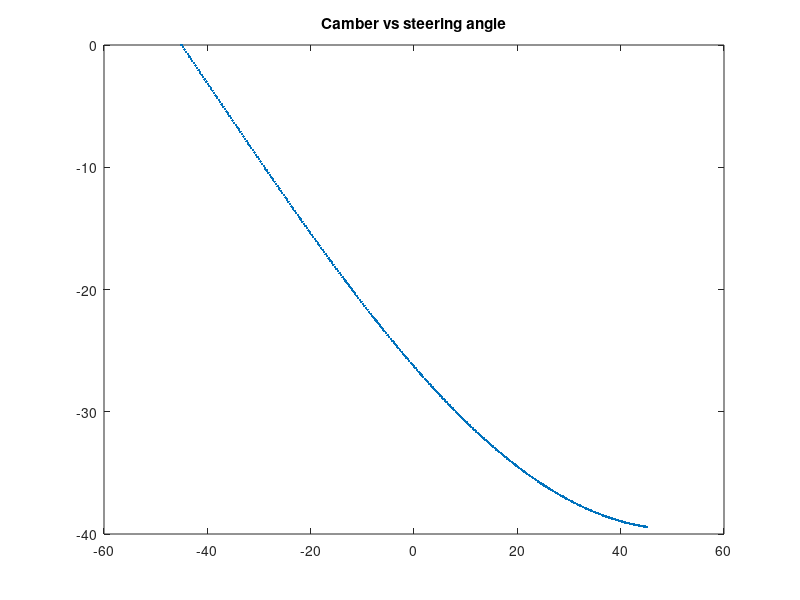
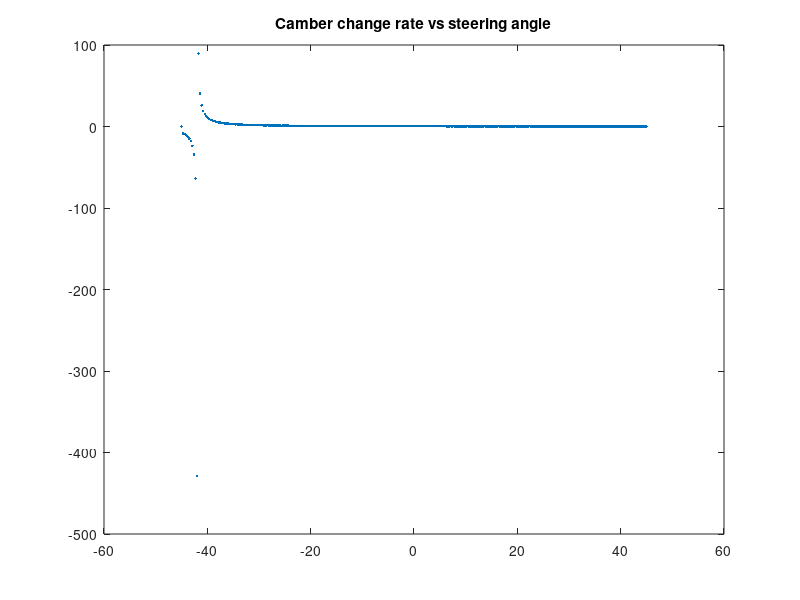

The MATLAB script that drew these images, in order:
d = linspace(-pi/4,pi/4,301);
ubj = [2.125,57.602,29.2];
lbj = [0.373,59.023,13.97];
a = 300;
SAI = atan((lbj(2)- ubj(2))/(ubj(3) - lbj(3)));
castor = atan( (ubj(1)-lbj(1))/(ubj(3) - lbj(3)) );
rate = zeros(1,a+1);
cambera = zeros(1,a+1);
for i = 1:a
    cambera(i+1) = cambera(i) + (-tan(castor)*cos(d(i)) + tan(SAI)*sin(d(i)))/sqrt(1 + tan(a)^2 + tan(castor)^2);
    rate(i+1) = (-tan(castor)*cos(d(i)) + tan(SAI)*sin(d(i)))/((tan(castor)*sin(d(i)) + tan(a)*cos(d(i)))*tan(cambera(i)) + 1);
end

figure, plot(d*180/pi , cambera*180/pi,'.');
title('Camber vs steering angle')
figure,plot(d*180/pi , rate*180/pi,'.');
title('Camber change rate vs steering angle')
